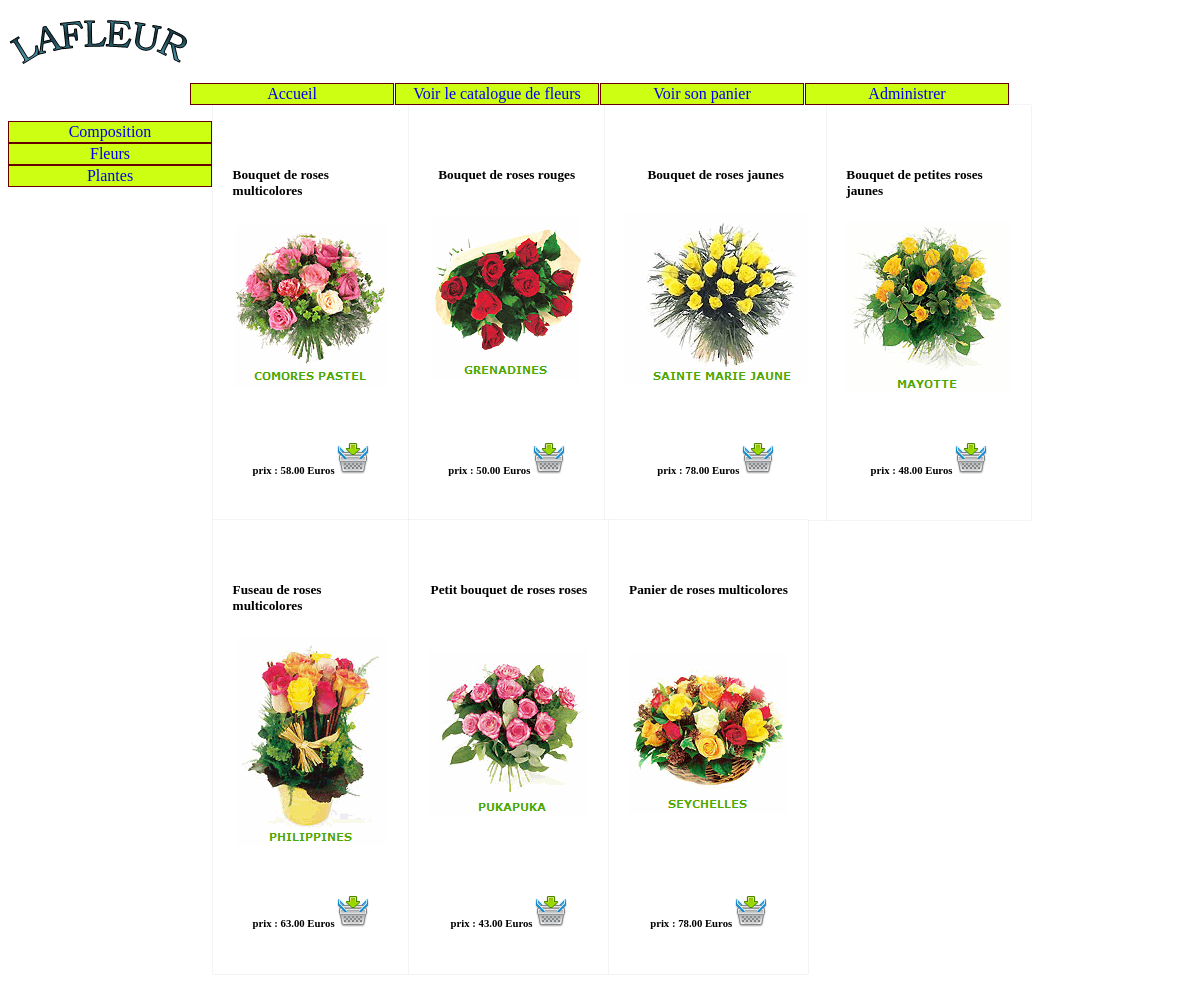
/index.php?uc=voirProduits&categorie=fle&action=voirProduits, run on the app's committed database.
### tables this page shows
CREATE TABLE IF NOT EXISTS categorie
 (
   id CHAR (32) NOT NULL  ,
   libelle CHAR (32) NULL  
   , PRIMARY KEY (id) 
 );

CREATE TABLE IF NOT EXISTS produit
 (
   id CHAR (32) NOT NULL  ,
  description CHAR(50), 
   prix DECIMAL (10,2) NULL  ,
   image CHAR (32) NULL, 
  
    idCategorie CHAR (32) NOT NULL 
   , PRIMARY KEY (id) 
 );

### util/class.pdoLafleur.inc.php (called while the page is built, shortened)
<?php
class PdoLafleur
{
      	private static $serveur='mysql:host=localhost';
      	private static $bdd='dbname=lafleur2013';
      	private static $user='root' ;
      	private static $mdp='' ;
		private static $monPdo;
		private static $monPdoLafleur = null;
	private function __construct()
	{
    		PdoLafleur::$monPdo = new PDO(PdoLafleur::$serveur.';'.PdoLafleur::$bdd, PdoLafleur::$user, PdoLafleur::$mdp);
			PdoLafleur::$monPdo->query("SET CHARACTER SET utf8");
	}
	public  static function getPdoLafleur()
	{
		if(PdoLafleur::$monPdoLafleur == null)
		{
			PdoLafleur::$monPdoLafleur= new PdoLafleur();
		}
		return PdoLafleur::$monPdoLafleur;
	}
	public function getLesCategories()
	{
		$req = "select * from categorie";
		$res = PdoLafleur::$monPdo->query($req);
		$lesLignes = $res->fetchAll();
		return $lesLignes;
	}
	public function getLesProduitsDeCategorie($idCategorie)
	{
	    $req="select * from produit where idCategorie = '$idCategorie'";
		$res = PdoLafleur::$monPdo->query($req);
		$lesLignes = $res->fetchAll();
		return $lesLignes;
	}
}
?>

### vues/v_produits.php (the view)
<div class="produits">
    <section class="products">
<?php
foreach( $lesProduits as $unProduit)
{
	$id = $unProduit['id'];
	$description = $unProduit['description'];
	$prix=$unProduit['prix'];
	$image = $unProduit['image'];
	?>
    <div class="product-card">
        <div class="product-info">
            <h5><?php echo $description ?></h5>
        </div>
        <div class="product-image">
            <img src="<?php echo $image ?>" alt="<?php echo $image ?>" />
        </div>
        <div class="product-info">
            <h6>prix : <?php echo $prix ?> Euros
                <a href=index.php?uc=voirProduits&categorie=<?php echo $categorie ?>&produit=<?php echo $id ?>&action=ajouterAuPanier>
                    <img src="images/mettrepanier.png" TITLE="Ajouter au panier"/> </a></h6>
        </div>
    </div>
<?php
}
?>
    </section>
</div>

### vues/v_categories.php
<ul class="nav ul">
<?php
foreach( $lesCategories as $uneCategorie)
{
	$idCategorie = $uneCategorie['id'];
	$libCategorie = $uneCategorie['libelle'];
	?>
	<li>
		<a href=index.php?uc=voirProduits&categorie=<?php echo $idCategorie ?>&action=voirProduits><?php echo $libCategorie ?></a>
	</li>
<?php
}
?>
</ul>

### util/cssGeneral.css (style rules this page uses)
@media screen and (min-width: 737px) { .produits, .panier, .commande { flex: 1; } }

### util/cssProduits.css (style rules this page uses)
.product-card { padding: 2%; background-color: white; box-shadow: 0px 0px 1px 0px rgba(0, 0, 0, 0.25); }
.product-info { margin-top: 0; padding-top: 20px; }
@media screen and (min-width: 737px) { .products { display: flex; flex-wrap: wrap; } }
@media screen and (min-width: 737px) { .product-card { display: flex; flex-direction: column; justify-content: space-between; align-items: center; flex-basis: 16%; } }

### util/cssNavigation.css (style rules this page uses)
.navbar, .nav { list-style-type: none; padding: 0; }
.ul li { padding: 1px; text-align: center; width: 200px; color: white; border: 1px solid #600; margin-right: 1px; background: #ccff11; }
.ul li a { text-decoration: none; }
@media screen and (min-width: 737px) { .nav { display: flex; flex-direction: column; } }

### data on the page
categorie: libelle "Composition"
categorie: libelle "Fleurs"
categorie: libelle "Plantes"
produit: description "Bouquet de roses multicolores", image (picture), prix "58.00"
produit: description "Bouquet de roses rouges", image (picture), prix "50.00"
produit: description "Bouquet de roses jaunes", image (picture), prix "78.00"
produit: description "Bouquet de petites roses jaunes", image (picture), prix "48.00"
produit: description "Fuseau de roses multicolores", image (picture), prix "63.00"
produit: description "Petit bouquet de roses roses", image (picture), prix "43.00"
produit: description "Panier de roses multicolores", image (picture), prix "78.00"
